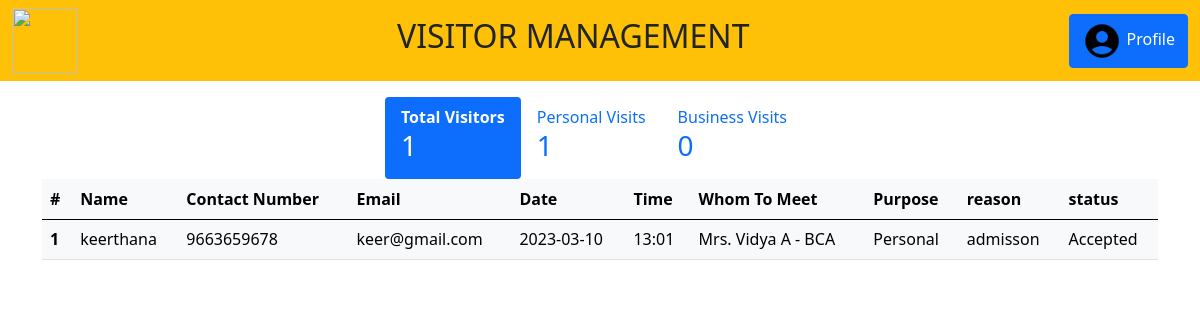
Page /Tdashboard (signed in) on the committed database.
### tables this page shows
CREATE TABLE "register1" (
	"name"	TEXT,
	"contact_number"	INTEGER,
	"email"	TEXT,
	"date"	TEXT,
	"time"	TEXT,
	"whom_to_meet"	TEXT,
	"purpose"	TEXT,
	"reason"	TEXT,
	"photo"	TEXT,
	"status"	TEXT,
	"id"	INTEGER,
	"department"	TEXT,
	PRIMARY KEY("id" AUTOINCREMENT)
);

### app.py (the view)
@app.get("/Tdashboard", response_class=HTMLResponse)
def Tdashboard(request:Request):
    isLogin = request.session.get('isLogin')
    role = request.session.get('role')
    email = request.session.get('email')
    users = db.executeQueryWithParams("select * from addteachers where email =?", [email,])[0]
    name = users['name']
    department = users['department']
    contact_number = users['contact_number']
    date_of_birth = users['date_of_birth']
    pfp = users['photo']
    if role == 2:
        department_name= name+" - "+department
        conn = sqlite3.connect("app.db")
        cursor = conn.cursor()
        cursor.execute("SELECT COUNT(*) FROM register1 where whom_to_meet =?",(department_name,))
        total_visitors = cursor.fetchone()
        cursor.execute("SELECT COUNT(*) FROM register1 where whom_to_meet =? and purpose ='Personal'",(department_name,))
        visitors_personal = cursor.fetchone()
        cursor.execute("SELECT COUNT(*) FROM register1 where whom_to_meet =? and purpose ='Business'",(department_name,))
        visitors_business = cursor.fetchone()
        cursor.execute("SELECT * FROM register1 where whom_to_meet=? order by id DESC", (department_name,))
        orders = cursor.fetchall()
        cursor.execute("SELECT * FROM register1 where whom_to_meet=? and purpose ='Personal'  order by id DESC "  , (department_name,))
        personal_visitors = cursor.fetchall()
        cursor.execute("SELECT * FROM register1 where whom_to_meet=? and purpose ='Business'  order by id DESC"  , (department_name,))
        business_visitors = cursor.fetchall()
        conn.close()
        return templates.TemplateResponse("Tdashboard.html",{"request":request, "orders": orders, "name": name, "department": department, "date_of_birth": date_of_birth, "contact_number":contact_number, "email":email, "pfp": pfp, "total_visitors":total_visitors[0], "visitors_personal": visitors_personal[0], "visitors_business":visitors_business[0], "personal_visitors": personal_visitors, "business_visitors": business_visitors})
    else:
        return "Unauthorized acess"

### templates/Tdashboard.html (shortened to what this page needs)
<!doctype html>
<html lang="en">
  <head>
    <link href="https://cdn.jsdelivr.net/npm/bootstrap@5.0.2/dist/css/bootstrap.min.css" rel="stylesheet">
  </head>
  <body>
    <nav class="navbar navbar-expand-lg navbar-light bg-warning">
        <div class="container-fluid">
          <img src="/static/images/Logo.png" width="65" height="65"><h2>VISITOR MANAGEMENT</h2>
         <form class="d-flex">
          <div class="row align-items-center">
          <div class="col">
            <button type="button" class="btn btn-primary" data-bs-toggle="modal" data-bs-target="#myModal">
              <img src="/static/images/baseline_account_circle_black_24dp.png" width="40" height="40">
              Profile
            </button>
          </div>
        </div>
         </form>
        </div>
    </nav>
    <div class="container mt-3">
      <div class="row">
        <ul class="nav nav-pills justify-content-center">
         <li class="nav-item">
           <a class="nav-link active" data-bs-toggle="tab" href="#home"><b>Total Visitors</b><br><h3>{{ total_visitors }}</h3></a>
         </li>
         <li class="nav-item">
           <a class="nav-link" data-bs-toggle="tab" href="#menu1">Personal Visits<br><h3>{{ visitors_personal }}</h3></a>
         </li>
         <li class="nav-item">
           <a class="nav-link" data-bs-toggle="tab" href="#menu2">Business Visits<br><h3>{{ visitors_business }}</h3></a>
         </li>
        </ul>
      </div>
    </div>
    <div class="tab-content">
      <div class="tab-pane container active" id="home">
        <div class="table-responsive">
          <div class="table-resposnsive">
          <table class="table table-light table-hover">
            <thead>
              <tr>
                <th scope="col">#</th>
                <th>Name</th>
                <th>Contact Number</th>
                <th>Email</th>
                <th>Date</th>
                <th>Time</th>
                <th>Whom To Meet</th>
                <th>Purpose</th>
                <th>reason</th>
                <th>status</th>
              </tr>
            </thead>
            <tbody>
              <tr>
                <tbody>
                  {% for order in orders %}
                  <tr>
                    <th scope="row">{{ loop.index }}</th>
                      <td>{{order[0]}}</td>
                      <td>{{order[1]}}</td>
                      <td>{{order[2]}}</td>
                      <td>{{order[3]}}</td>
                      <td>{{order[4]}}</td>
                      <td>{{order[5]}}</td>
                      <td>{{order[6]}}</td>
                      <td>{{order[7]}}</td>
                      {%if not order[9] %}
                      <td>
                       <div class="btn-group" role="group" aria-label="Basic mixed styles example">
                        <form action="/Tauthorize?statuses=Accepted&id={{order[10]}}" method="post">
                          <button type="submit" class="btn btn-success"><img src="/static/images/baseline_check_circle_black_24dp.png" width="23" height="23"></button>
                        </form>
                        <form action="/Tauthorize?statuses=Rejected&id={{order[10]}}" method="post">
                          <button type="submit" class="btn btn-danger"><img src="/static/images/baseline_delete_black_24dp.png" width="23" height="23"></button>
                        </form>
                       </div>
                      </td>
                        {% elif order[9] == "Accepted" %}
                      <td>
                        Accepted
                      </td>
                      {% else %}
                      <td>
                        Rejected
                      </td>
                      {% endif %}
                  </tr>
                    {% endfor %}
                </tbody>
              </tr>
            </tbody>
          </table>
        </div>
      </div>
    </div>
    </div>
  </body>
</html>

### rows in the picture
register1: name "keerthana", contact_number "9663659678", email "keer@gmail.com", date "2023-03-10", time "13:01", whom_to_meet "Mrs. Vidya A - BCA", purpose "Personal", reason "admisson", status "Accepted"

### other values in the picture
{{ total_visitors }} "1"
{{ visitors_personal }} "1"
{{ visitors_business }} "0"
